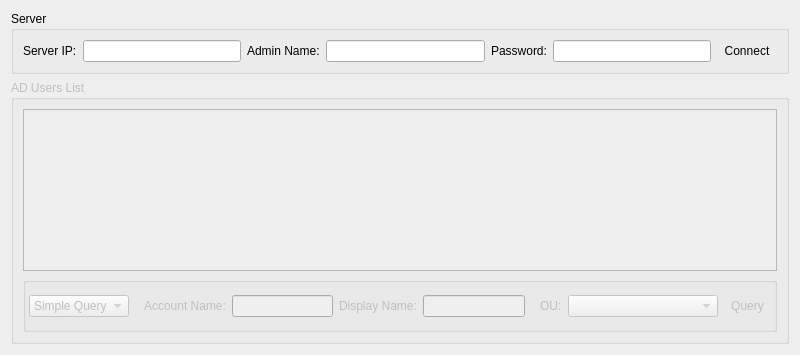
<?xml version="1.0" encoding="UTF-8"?>
<ui version="4.0">
 <class>ADUserManagerWidgetUI</class>
 <widget class="QWidget" name="ADUserManagerWidgetUI">
  <property name="geometry">
   <rect>
    <x>0</x>
    <y>0</y>
    <width>781</width>
    <height>355</height>
   </rect>
  </property>
  <property name="windowTitle">
   <string>AD User Manager</string>
  </property>
  <layout class="QVBoxLayout" name="verticalLayout">
   <item>
    <widget class="QGroupBox" name="groupBoxServerInfo">
     <property name="title">
      <string>Server</string>
     </property>
     <layout class="QGridLayout" name="gridLayout_2">
      <item row="0" column="0">
       <widget class="QLabel" name="labelServerIP">
        <property name="text">
         <string>Server IP:</string>
        </property>
       </widget>
      </item>
      <item row="0" column="1">
       <widget class="QLineEdit" name="lineEditServerIP"/>
      </item>
      <item row="0" column="2">
       <widget class="QLabel" name="labelADAdminName">
        <property name="text">
         <string>Admin Name:</string>
        </property>
       </widget>
      </item>
      <item row="0" column="3">
       <widget class="QLineEdit" name="lineEditADAdminName"/>
      </item>
      <item row="0" column="4">
       <widget class="QLabel" name="labelPassword">
        <property name="text">
         <string>Password:</string>
        </property>
       </widget>
      </item>
      <item row="0" column="5">
       <widget class="QLineEdit" name="lineEditPassword">
        <property name="echoMode">
         <enum>QLineEdit::Password</enum>
        </property>
       </widget>
      </item>
      <item row="0" column="6">
       <widget class="QToolButton" name="toolButtonConnect">
        <property name="toolTip">
         <string>Open AD</string>
        </property>
        <property name="whatsThis">
         <string>Open AD</string>
        </property>
        <property name="text">
         <string>Connect</string>
        </property>
        <property name="icon">
         <iconset resource="../usermanager.qrc">
          <normaloff>:/resources/images/connect.png</normaloff>:/resources/images/connect.png</iconset>
        </property>
        <property name="shortcut">
         <string>Ctrl+Return</string>
        </property>
        <property name="autoRaise">
         <bool>true</bool>
        </property>
       </widget>
      </item>
     </layout>
    </widget>
   </item>
   <item>
    <widget class="QGroupBox" name="groupBoxADUsersList">
     <property name="enabled">
      <bool>false</bool>
     </property>
     <property name="sizePolicy">
      <sizepolicy hsizetype="Expanding" vsizetype="Expanding">
       <horstretch>0</horstretch>
       <verstretch>0</verstretch>
      </sizepolicy>
     </property>
     <property name="title">
      <string>AD Users List</string>
     </property>
     <layout class="QGridLayout" name="gridLayout">
      <item row="0" column="0">
       <widget class="QTableView" name="tableViewADUsers">
        <property name="sizePolicy">
         <sizepolicy hsizetype="Expanding" vsizetype="Expanding">
          <horstretch>0</horstretch>
          <verstretch>2</verstretch>
         </sizepolicy>
        </property>
        <property name="contextMenuPolicy">
         <enum>Qt::CustomContextMenu</enum>
        </property>
        <property name="selectionMode">
         <enum>QAbstractItemView::SingleSelection</enum>
        </property>
        <property name="selectionBehavior">
         <enum>QAbstractItemView::SelectRows</enum>
        </property>
        <property name="sortingEnabled">
         <bool>true</bool>
        </property>
       </widget>
      </item>
      <item row="1" column="0">
       <widget class="QGroupBox" name="groupBoxQuery">
        <property name="title">
         <string/>
        </property>
        <layout class="QGridLayout" name="gridLayout_3">
         <property name="margin">
          <number>3</number>
         </property>
         <property name="horizontalSpacing">
          <number>6</number>
         </property>
         <item row="0" column="0">
          <widget class="QComboBox" name="comboBoxQueryMode">
           <property name="minimumSize">
            <size>
             <width>100</width>
             <height>0</height>
            </size>
           </property>
           <property name="toolTip">
            <string>Query Mode</string>
           </property>
           <property name="whatsThis">
            <string>Query Mode</string>
           </property>
           <item>
            <property name="text">
             <string>Simple Query</string>
            </property>
           </item>
           <item>
            <property name="text">
             <string>Custom Query</string>
            </property>
           </item>
          </widget>
         </item>
         <item row="0" column="1">
          <widget class="QStackedWidget" name="stackedWidget">
           <property name="currentIndex">
            <number>0</number>
           </property>
           <widget class="QWidget" name="pageSimpleQuery">
            <layout class="QHBoxLayout" name="horizontalLayout">
             <item>
              <widget class="QLabel" name="labelAccountName">
               <property name="text">
                <string>Account Name:</string>
               </property>
              </widget>
             </item>
             <item>
              <widget class="QLineEdit" name="lineEditAccountName">
               <property name="toolTip">
                <string>SAM Account Name</string>
               </property>
               <property name="whatsThis">
                <string>SAM Account Name</string>
               </property>
              </widget>
             </item>
             <item>
              <widget class="QLabel" name="labelDisplayName">
               <property name="text">
                <string>Display Name:</string>
               </property>
              </widget>
             </item>
             <item>
              <widget class="QLineEdit" name="lineEditDisplayName">
               <property name="toolTip">
                <string>Display Name</string>
               </property>
               <property name="whatsThis">
                <string>Display Name</string>
               </property>
              </widget>
             </item>
            </layout>
           </widget>
           <widget class="QWidget" name="pageCustomQuery">
            <layout class="QHBoxLayout" name="horizontalLayout_2">
             <item>
              <widget class="QLabel" name="labelFilter">
               <property name="text">
                <string>Filter:</string>
               </property>
              </widget>
             </item>
             <item>
              <widget class="QLineEdit" name="lineEditFilter">
               <property name="minimumSize">
                <size>
                 <width>120</width>
                 <height>0</height>
                </size>
               </property>
              </widget>
             </item>
             <item>
              <widget class="QLabel" name="labelDataToRetrieve">
               <property name="text">
                <string>Data To Retrieve:</string>
               </property>
              </widget>
             </item>
             <item>
              <widget class="QLineEdit" name="lineEditDataToRetrieve">
               <property name="minimumSize">
                <size>
                 <width>120</width>
                 <height>0</height>
                </size>
               </property>
              </widget>
             </item>
            </layout>
           </widget>
          </widget>
         </item>
         <item row="0" column="2">
          <widget class="QLabel" name="labelOU">
           <property name="text">
            <string>OU:</string>
           </property>
          </widget>
         </item>
         <item row="0" column="3">
          <widget class="QComboBox" name="comboBoxOU">
           <property name="minimumSize">
            <size>
             <width>150</width>
             <height>0</height>
            </size>
           </property>
           <property name="toolTip">
            <string>Organization Unit</string>
           </property>
           <property name="whatsThis">
            <string>Organization Unit</string>
           </property>
          </widget>
         </item>
         <item row="0" column="4">
          <widget class="QToolButton" name="toolButtonQueryAD">
           <property name="toolTip">
            <string>Query AD</string>
           </property>
           <property name="whatsThis">
            <string>Query AD</string>
           </property>
           <property name="text">
            <string>Query</string>
           </property>
           <property name="icon">
            <iconset resource="../usermanager.qrc">
             <normaloff>:/resources/images/find.png</normaloff>:/resources/images/find.png</iconset>
           </property>
           <property name="shortcut">
            <string>Ctrl+Return</string>
           </property>
           <property name="autoRaise">
            <bool>true</bool>
           </property>
          </widget>
         </item>
        </layout>
       </widget>
      </item>
     </layout>
    </widget>
   </item>
  </layout>
  <action name="actionExport">
   <property name="text">
    <string>Export</string>
   </property>
  </action>
  <action name="actionPrint">
   <property name="text">
    <string>Print</string>
   </property>
  </action>
  <action name="actionCreateNewAccount">
   <property name="text">
    <string>Create New Account</string>
   </property>
  </action>
  <action name="actionResetPassword">
   <property name="text">
    <string>Reset Password</string>
   </property>
  </action>
  <action name="actionDisableAccount">
   <property name="text">
    <string>Disable Account</string>
   </property>
  </action>
 </widget>
 <tabstops>
  <tabstop>lineEditServerIP</tabstop>
  <tabstop>lineEditADAdminName</tabstop>
  <tabstop>lineEditPassword</tabstop>
  <tabstop>toolButtonConnect</tabstop>
  <tabstop>tableViewADUsers</tabstop>
  <tabstop>comboBoxQueryMode</tabstop>
  <tabstop>lineEditAccountName</tabstop>
  <tabstop>lineEditDisplayName</tabstop>
  <tabstop>comboBoxOU</tabstop>
  <tabstop>toolButtonQueryAD</tabstop>
  <tabstop>lineEditFilter</tabstop>
  <tabstop>lineEditDataToRetrieve</tabstop>
 </tabstops>
 <resources>
  <include location="../usermanager.qrc"/>
 </resources>
 <connections/>
</ui>
